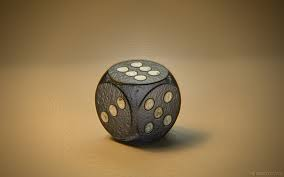
#> input picture Homework5/Saliency1.jpeg, 284 x 177 px
$ python hw5.py
#> lines starting #> are read from the running program, lines starting #| are printed output that depends on the picture
#=============================================================================#
#                                                                             #
#           James Coleman                                                     #
#           CS 3150                                                           #
#           Homework 5: Saliency                                              #
#           November 13th, 2020                                               #
#                                                                             #
#                                                                             #
#=============================================================================#

        #
        #    >>>>>>>>>>>>>>> Goals <<<<<<<<<<<<<<<<
        #
        #
        #
        #
        #

# imports
import cv2
import numpy
from matplotlib import pyplot

def show(im_list, title, qual_type, quality):
    """ Show input (filtered image) compared to the original
    gray scale image """
    pyplot.figure(figsize=(10,7))
    for i in range(1, len(im_list) + 1):
        pyplot.subplot(2, 3, i)
        pyplot.title(f"{title[i - 1]}\n{qual_type}: {quality[i - 1]:.4f}")
        pyplot.imshow(im_list[i - 1], cmap="gray")
    pyplot.show()

def show_one(im):
    pyplot.imshow(im, cmap="gray")
    pyplot.show()

def gaussian_noise(image, salience_map, threshold):
    """ Creates a gaussian noise corruption of image """
    l, w = image.shape[:2]
    new_image = numpy.zeros((l, w))
    sigma = 10
    noise = sigma * numpy.random.randn(l, w)
    for i in range(l):
        for j in range(w):
            if threshold(salience_map[i][j]):
                new_image[i][j] = image[i][j] + noise[i][j]
            else:
                new_image[i][j] = image[i][j]
    return new_image

def quality_MSE(original, altered):
    ori = original.astype(numpy.float64)
    alt = altered.astype(numpy.float64)
    return numpy.mean((ori - alt) ** 2)

def salience_MSE(original, altered, salience_map):
    l, w = original.shape[:2]
    diff = numpy.zeros((l, w))

    ori = original.astype(numpy.float64)
    alt = altered.astype(numpy.float64)
    for i in range(l):
        for j in range(w):
            if salience_map[i][j] >= .08:
                diff[i][j] = ori[i][j] - alt[i][j]
            else:
                diff[i][j] = 0

    return numpy.mean(diff ** 2)

def saliency(image):
    s = cv2.saliency.StaticSaliencySpectralResidual_create()
    worked, saliency_image = s.computeSaliency(image)

    return saliency_image

def get_original(file_name):
    """ Acquire and adjust the original image """
#> called with file_name = 'Saliency1.jpeg'
    original = cv2.imread(file_name)
#> original is the input picture: shape (177, 284, 3); mean B, G, R 78.5, 118.3, 143.9
    original = cv2.cvtColor(original, cv2.COLOR_BGR2GRAY)
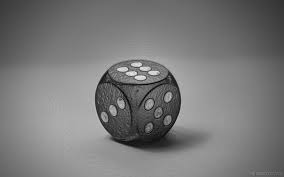
#> original: shape (177, 284); min 0, max 236, mean 121.4
    return original


if __name__ == "__main__":
    image_list = [
    #    "Saliency0.jpg",
        "Saliency1.jpeg",
    #    "Saliency2.jpg",
    #    "Saliency3.png",
    #    "Saliency4.png",
    ]
    image_titles = [
        "Original",
        "Saliency Map",
        "Uniform Gaussian Noise",
        "Consequential Noise",
        "Inconsequential Noise",
    ]

    for i in image_list:
        images = []
        mse_qualities = []
        mse_plus_saliency = []
        images.append(get_original(i))
        images.append(saliency(images[0]))
#> in saliency, `worked, saliency_image = s.computeSaliency(image)`:
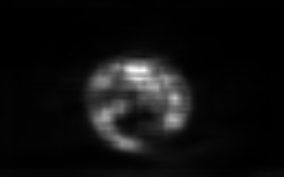
#> saliency_image: shape (177, 284) float32; min 0.000926, max 0.998, mean 0.0619
#> in saliency, `worked, saliency_image = s.computeSaliency(image)`: worked = True
        images.append(gaussian_noise(images[0], \
                                     images[1], \
                                     lambda i=i: True))
#> after the loop in gaussian_noise, `for i in range(l):`:
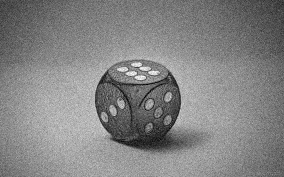
#> new_image: shape (177, 284) float64; min -13.2, max 246.3, mean 121.4; drawn with min black and max white
        images.append(gaussian_noise(images[0], \
                                     images[1], \
                                     lambda i=i: i >= 0.1))
#> after the loop in gaussian_noise (call 2), `for i in range(l):`:
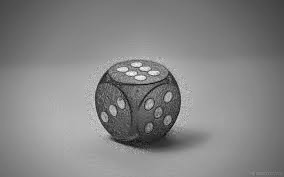
#> new_image: shape (177, 284) float64; min -18.45, max 250.6, mean 121.5; drawn with min black and max white
        images.append(gaussian_noise(images[0], \
                                     images[1], \
                                     lambda i=i: i <= 0.1))
#> after the loop in gaussian_noise (call 3), `for i in range(l):`:
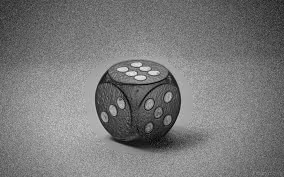
#> new_image: shape (177, 284) float64; min 0, max 236, mean 121.5
       # for im in images:
       #     show_one(im)
        for im in images:
            mse_qualities.append(quality_MSE(images[0], im))
#> this loop made 5 passes
#> after the loop, mse_qualities = [0, 15767.5, 99.41, 15.28, 84.13]
        show(images, image_titles, "MSE", mse_qualities)
#> the loop in show, `for i in range(1, len(im_list) + 1):` made 5 passes

        for im in images:
            mse_plus_saliency.append(salience_MSE(images[0], im, images[1]))
#> after the loop, mse_plus_saliency = [0, 2377.3, 16.62, 15.28, 1.26]
        show(images, image_titles, "Salience MSE", mse_plus_saliency)
#> the loop in show (call 2), `for i in range(1, len(im_list) + 1):` made 5 passes

$ run again, with Homework5/Saliency3.png saved as Homework5/Saliency1.jpeg
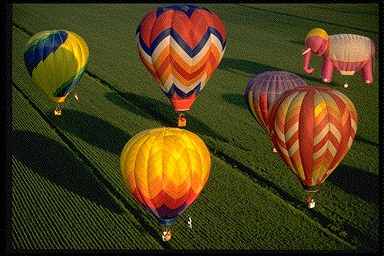
#> input picture Homework5/Saliency3.png, 384 x 256 px
#> in get_original, original is the input picture: shape (256, 384, 3); mean B, G, R 26.2, 61.5, 75.3
#> original: shape (256, 384)
#> in saliency, `worked, saliency_image = s.computeSaliency(image)`:
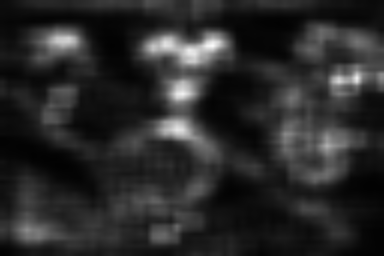
#> saliency_image: shape (256, 384) float32; min 0.00844, max 0.986, mean 0.165
#> worked = True
#> after the loop in gaussian_noise (call 3), `for i in range(l):`:
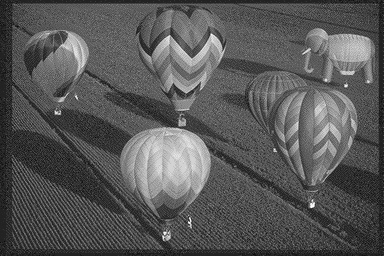
#> new_image: shape (256, 384) float64; min -38.77, max 252, mean 61.5; drawn with min black and max white
#> the loop `for im in images:` made 5 passes
#> after the loop `for im in images:`: mse_qualities = [0, 5814.7, 99.55, 59.01, 40.39]
#> the loop in show, `for i in range(1, len(im_list) + 1):` made 5 passes
#> after the loop `for im in images:`: mse_plus_saliency = [0, 4967.7, 66.89, 59.01, 7.89]
#> the loop in show (call 2), `for i in range(1, len(im_list) + 1):` made 5 passes
